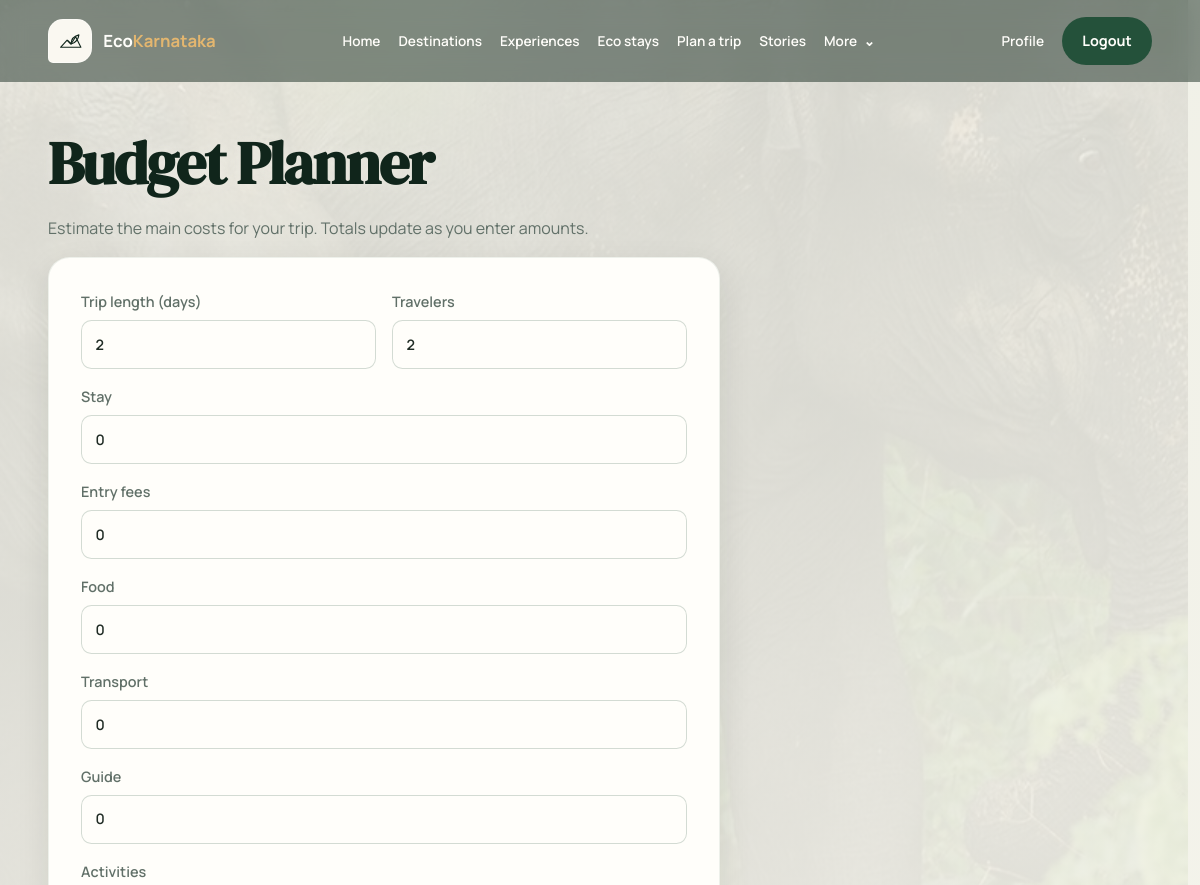
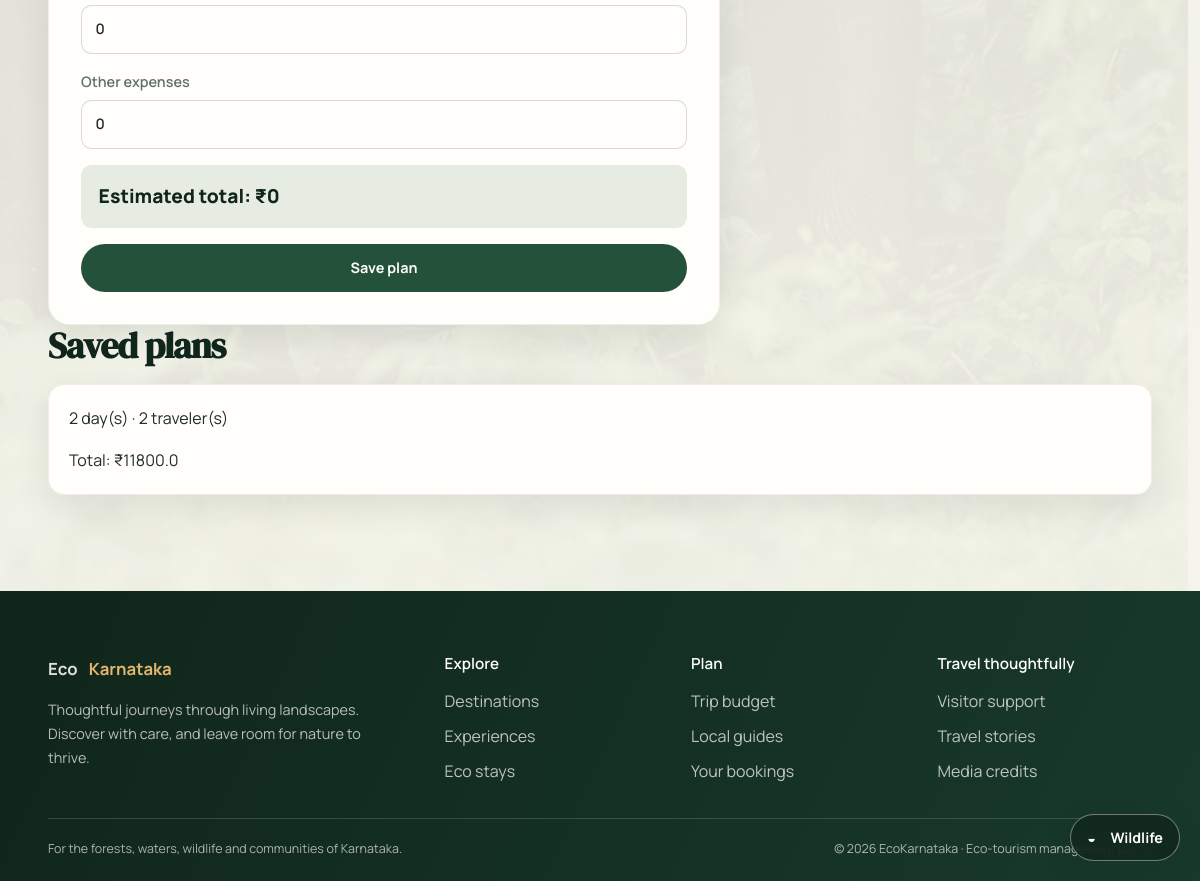
The page /budget (signed in) on the database its author committed (2 pictures, top to bottom).
### app/models.py (models this page shows)
class BudgetPlan(SQLModel, table=True):
    id: Optional[int] = Field(default=None, primary_key=True)
    user_id: int = Field(foreign_key="user.id")
    place_id: Optional[int] = Field(default=None, foreign_key="place.id")
    days: int = 1
    travelers: int = 1
    stay_cost: float = 0.0
    entry_cost: float = 0.0
    food_cost: float = 0.0
    transport_cost: float = 0.0
    guide_cost: float = 0.0
    activity_cost: float = 0.0
    misc_cost: float = 0.0
    total_cost: float = 0.0
    created_at: datetime = Field(default_factory=datetime.utcnow)

### app/routers/budget.py (the view)
@router.get("/budget")
def budget_page(request: Request, db: Session = Depends(get_db)):
    user = get_current_user_optional(request, db)
    if user:
        plans = db.exec(select(BudgetPlan).where(BudgetPlan.user_id == user.id).order_by(BudgetPlan.created_at.desc())).all()
    else:
        plans = []
    return request.app.state.templates.TemplateResponse("budget.html", {"request": request, "user": user, "plans": plans})

### app/templates/budget.html (shortened to what this page needs)
{% extends "base.html" %}
{% block content %}
<h1>Budget Planner</h1>
<p class="page-intro">Estimate the main costs for your trip. Totals update as you enter amounts.</p>
<form class="stack-form" action="/budget" method="post">
  <div class="form-grid">
    <label>Trip length (days)<input type="number" name="days" value="2" min="1" required></label>
    <label>Travelers<input type="number" name="travelers" value="2" min="1" required></label>
  </div>
  <label>Stay<input class="budget-cost" type="number" name="stay_cost" step="0.01" min="0" value="0" placeholder="Stay cost"></label>
  <label>Entry fees<input class="budget-cost" type="number" name="entry_cost" step="0.01" min="0" value="0" placeholder="Entry cost"></label>
  <label>Food<input class="budget-cost" type="number" name="food_cost" step="0.01" min="0" value="0" placeholder="Food cost"></label>
  <label>Transport<input class="budget-cost" type="number" name="transport_cost" step="0.01" min="0" value="0" placeholder="Transport cost"></label>
  <label>Guide<input class="budget-cost" type="number" name="guide_cost" step="0.01" min="0" value="0" placeholder="Guide cost"></label>
  <label>Activities<input class="budget-cost" type="number" name="activity_cost" step="0.01" min="0" value="0" placeholder="Activity cost"></label>
  <label>Other expenses<input class="budget-cost" type="number" name="misc_cost" step="0.01" min="0" value="0" placeholder="Miscellaneous"></label>
  <output class="budget-total" id="budget-total" aria-live="polite">Estimated total: ₹0</output>
  {% if user %}
    <button type="submit">Save plan</button>
  {% else %}
    <a class="button-link" href="/login">Log in to save this plan</a>
  {% endif %}
</form>
{% if plans %}
  <h2>Saved plans</h2>
  {% for plan in plans %}
    <div class="review-item">
      <p>{{ plan.days }} day(s) · {{ plan.travelers }} traveler(s)</p>
      <p>Total: ₹{{ plan.total_cost }}</p>
    </div>
  {% endfor %}
{% endif %}
{% endblock %}

### app/static/css/tokens.css (style rules this page uses)
:root { color-scheme: light; --eco-forest-950: #10251b; --eco-forest-900: #183a2b; --eco-forest-800: #24513a; --eco-moss-600: #527b56; --eco-moss-400: #85a783; --eco-teak-700: #75563f; --eco-cream-100: #faf8f1; --eco-cream-200: #f0ede2; --eco-white: #fffefa; --eco-ink: #202c25; --eco-muted: #617068; --eco-sunrise: #e3b66f; --eco-monsoon: #4d8581; --eco-success: #3e7956; --eco-warning: #9b6d24; --eco-error: #a54542; --eco-info: #376d7a; --eco-space-1: 0.5rem; --eco-space-2: 1rem; --eco-space-3: 1.5rem; --eco-space-4: 2rem; --eco-space-5: 3rem; --eco-space-6: 4rem; --eco-space-7: 6rem; --eco-space-8: 8rem; --eco-radius-sm: 0.65rem; --eco-radius-md: 1rem; --eco-radius-lg: 1.35rem; --eco-radius-xl: 2rem; --eco-radius-pill: 999px; --eco-shadow-soft: 0 12px 34px rgba(16, 37, 27, 0.09); --eco-shadow-card: 0 22px 54px rgba(16, 37, 27, 0.15); --eco-focus: 0 0 0 3px rgba(227, 182, 111, 0.65); --eco-font-display: "DM Serif Display", Georgia, serif; --eco-font-body: "Manrope", "Segoe UI", system-ui, sans-serif; --eco-text-xs: 0.78rem; --eco-text-sm: 0.9rem; --eco-text-base: 1rem; --eco-text-lg: 1.2rem; --eco-text-xl: clamp(1.65rem, 3vw, 2.45rem); --eco-text-display: clamp(3rem, 7vw, 6.5rem); --eco-content-width: 1320px; }

### app/static/css/base.css (style rules this page uses)
*, *::before, *::after { box-sizing: border-box; }
html { min-width: 320px; scroll-behavior: smooth; scrollbar-color: var(--eco-moss-600) var(--eco-cream-100); scrollbar-width: thin; }
body { min-height: 100vh; margin: 0; color: var(--eco-ink); background: var(--eco-cream-100); font-family: var(--eco-font-body); font-size: var(--eco-text-base); line-height: 1.65; -webkit-font-smoothing: antialiased; text-rendering: optimizeLegibility; }
h1, h2, h3, h4, h5, h6 { margin: 0 0 var(--eco-space-2); color: var(--eco-forest-950); font-family: var(--eco-font-display); font-weight: 600; line-height: 1.18; letter-spacing: -0.025em; }
h1 { font-size: clamp(2.2rem, 5vw, 4rem); }
h2 { font-size: var(--eco-text-xl); }
p { max-width: 75ch; margin: 0 0 var(--eco-space-2); }
button, input, select, textarea { font: inherit; }
button { cursor: pointer; }

### app/static/css/components.css (style rules this page uses)
button, .button-link, .btn-eco { display: inline-flex; min-height: 2.85rem; align-items: center; justify-content: center; gap: 0.5rem; padding: 0.7rem 1.2rem; border: 1px solid transparent; border-radius: var(--eco-radius-pill); color: var(--eco-white); background: var(--eco-forest-800); font-size: var(--eco-text-sm); font-weight: 700; text-align: center; text-decoration: none; transition: transform 180ms ease, color 180ms ease, background 180ms ease, box-shadow 180ms ease; }
.stack-form, .form-eco { display: grid; width: min(42rem, 100%); gap: 1rem; padding: clamp(1.25rem, 3vw, 2rem); border: 1px solid rgba(36, 81, 58, 0.08); border-radius: var(--eco-radius-lg); background: var(--eco-white); box-shadow: var(--eco-shadow-soft); }
.stack-form label, .form-eco label, .booking-form label, .environmental-fields label { display: grid; gap: 0.4rem; color: var(--eco-muted); font-size: var(--eco-text-sm); font-weight: 600; }
.stack-form input, .stack-form textarea, .stack-form select, .filters input, .filters select, .booking-form input, .booking-form select, .form-eco input, .form-eco textarea, .form-eco select, .environmental-fields input, .environmental-fields select { width: 100%; min-height: 3rem; padding: 0.72rem 0.85rem; border: 1px solid rgba(36, 81, 58, 0.2); border-radius: var(--eco-radius-sm); color: var(--eco-ink); background: var(--eco-white); transition: border-color 160ms ease, box-shadow 160ms ease; }
.form-grid { display: grid; grid-template-columns: repeat(2, minmax(0, 1fr)); gap: 1rem; }
.review-item, .review-snippet, .mini-card, .dashboard-list-item, .stat-box, .place-facts { margin-bottom: 1rem; padding: 1.25rem; border: 1px solid rgba(36, 81, 58, 0.08); border-radius: var(--eco-radius-md); background: var(--eco-white); box-shadow: var(--eco-shadow-soft); }
.review-item p:last-child, .review-snippet p:last-child { margin-bottom: 0; }
.budget-total { display: block; padding: 1rem 1.1rem; border-radius: var(--eco-radius-sm); color: var(--eco-forest-950); background: rgba(133, 167, 131, 0.2); font-size: 1.2rem; font-weight: 800; }

### app/static/css/pages.css (style rules this page uses)
.page-intro { max-width: 48rem; color: var(--eco-muted); }

### app/static/css/background.css (style rules this page uses)
.page-immersive { background: transparent; }
.page-immersive:not(:has(.hero-banner)) .page-body > h1:first-child, .page-immersive:not(:has(.hero-banner)) .page-body > h2, .page-immersive:not(:has(.hero-banner)) .page-body > section > h2 { text-shadow: 0 1px 12px rgba(250, 248, 241, 0.4); }

### rows shown on the page
BudgetPlan: days "2", travelers "2", total_cost "11800.0"
